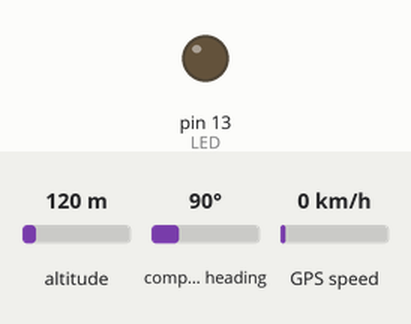
Simulated run of this sketch. Board: Arduino Mega 2560, built with avr-gcc and run on an emulated ATmega2560. Shown: output pins drawn as LEDs (lit = HIGH). The inputs (shaded band) are chosen by the test bench; at power-on: altitude 120 m, compass heading 90°, GPS speed 0 km/h. Storage starts empty; the GPS gets a fix after 3 s at 37.7749, -122.4194 with 8 satellites; what the sketch prints to the serial monitor is not drawn.

Above: at 2.3 s.
2.4 s: altitude set to 20 m
At 3.6 s:
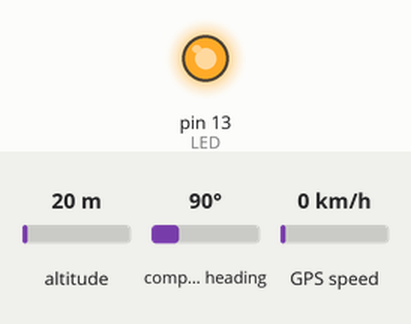
4.7 s: compass heading set to 7°
7.7 s: GPS speed set to 30 km/h
Timing chart, 0 to 10.7 s (numbered marks = the images above; inputs shaded):
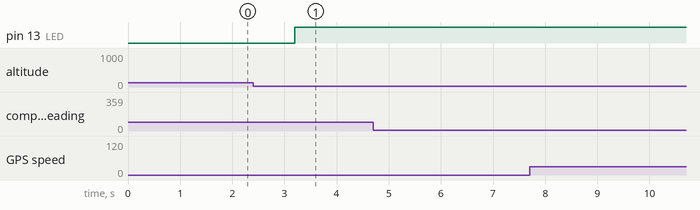

Measured:
- after the input at 4.7 s, every drawn part: stays the same
- after the input at 7.7 s, every drawn part: stays the same

The sketch:

GPS_logger.ino
```cpp
#include <TinyGPS.h>
#include <SD.h>
#include <stdlib.h>

/* This sample code demonstrates the normal use of a TinyGPS object.
   It uses an Arduino Mega with a GPS attached to Serial3 at 4800 buad.
*/

TinyGPS gps;
static char dtostrfbuffer[20];
int CS = 53;
int LED = 13;

//Define String
String SD_date_time = "invalid";
String SD_lat = "invalid";
String SD_lon = "invalid";
String dataString ="";

static void gpsdump(TinyGPS &gps);
static bool feedgps();
static void print_float(float val, float invalid, int len, int prec, int SD_val);
static void print_int(unsigned long val, unsigned long invalid, int len);
static void print_date(TinyGPS &gps);
static void print_str(const char *str, int len);

void setup()
{
  pinMode(CS, OUTPUT);  //Chip Select Pin for the SD Card
  pinMode(LED, OUTPUT);  //LED Indicator

  //Serial interfaces
  Serial.begin(115200);
  Serial3.begin(4800);

  //Connect to the SD Card
  if(!SD.begin(CS))
  {
    Serial.println("Card Failure");
    return;
  }


  Serial.print("Testing TinyGPS library v. "); Serial.println(TinyGPS::library_version());
  Serial.println("by Mikal Hart");
  Serial.println();
  Serial.print("Sizeof(gpsobject) = "); Serial.println(sizeof(TinyGPS));
  Serial.println();
  Serial.println("Sats HDOP Latitude Longitude Fix  Date       Time       Date Alt     Course Speed Card  Distance Course Card  Chars Sentences Checksum");
  Serial.println("          (deg)    (deg)     Age                        Age  (m)     --- from GPS ----  ---- to London  ----  RX    RX        Fail");
  Serial.println("--------------------------------------------------------------------------------------------------------------------------------------");
}

void loop()
{
  bool newdata = false;
  unsigned long start = millis();

  // Every second we print an update
  while (millis() - start < 1000)
  {
    if (feedgps())
      newdata = true;
  }

  gpsdump(gps);

  //Write the newest information to the SD Card
  dataString = SD_date_time + "," + SD_lat + "," + SD_lon;
  if(SD_date_time != "invalid")
    digitalWrite(LED, HIGH);
  else
    digitalWrite(LED, LOW);

  //Open the Data CSV File
  File dataFile = SD.open("LOG.csv", FILE_WRITE);
  if (dataFile)
  {
    dataFile.println(dataString);
    Serial.println(dataString);
    dataFile.close();
  }
  else
  {
    Serial.println("\nCouldn't open the log file!");
  }
}

static void gpsdump(TinyGPS &gps)
{
  float flat, flon;
  unsigned long age, date, time, chars = 0;
  unsigned short sentences = 0, failed = 0;
  static const float LONDON_LAT = 51.508131, LONDON_LON = -0.128002;

  print_int(gps.satellites(), TinyGPS::GPS_INVALID_SATELLITES, 5);
  print_int(gps.hdop(), TinyGPS::GPS_INVALID_HDOP, 5);
  gps.f_get_position(&flat, &flon, &age);
  print_float(flat, TinyGPS::GPS_INVALID_F_ANGLE, 9, 5, 1); //LATITUDE
  print_float(flon, TinyGPS::GPS_INVALID_F_ANGLE, 10, 5, 2); //LONGITUDE
  print_int(age, TinyGPS::GPS_INVALID_AGE, 5);

  print_date(gps); //DATE AND TIME

  print_float(gps.f_altitude(), TinyGPS::GPS_INVALID_F_ALTITUDE, 8, 2, 0);
  print_float(gps.f_course(), TinyGPS::GPS_INVALID_F_ANGLE, 7, 2, 0);
  print_float(gps.f_speed_kmph(), TinyGPS::GPS_INVALID_F_SPEED, 6, 2, 0);
  print_str(gps.f_course() == TinyGPS::GPS_INVALID_F_ANGLE ? "*** " : TinyGPS::cardinal(gps.f_course()), 6);
  print_int(flat == TinyGPS::GPS_INVALID_F_ANGLE ? 0UL : (unsigned long)TinyGPS::distance_between(flat, flon, LONDON_LAT, LONDON_LON) / 1000, 0xFFFFFFFF, 9);
  print_float(flat == TinyGPS::GPS_INVALID_F_ANGLE ? 0.0 : TinyGPS::course_to(flat, flon, 51.508131, -0.128002), TinyGPS::GPS_INVALID_F_ANGLE, 7, 2, 0);
  print_str(flat == TinyGPS::GPS_INVALID_F_ANGLE ? "*** " : TinyGPS::cardinal(TinyGPS::course_to(flat, flon, LONDON_LAT, LONDON_LON)), 6);

  gps.stats(&chars, &sentences, &failed);
  print_int(chars, 0xFFFFFFFF, 6);
  print_int(sentences, 0xFFFFFFFF, 10);
  print_int(failed, 0xFFFFFFFF, 9);
  Serial.println();
}

static void print_int(unsigned long val, unsigned long invalid, int len)
{
  char sz[32];
  if (val == invalid)
    strcpy(sz, "*******");
  else
    sprintf(sz, "%ld", val);
  sz[len] = 0;
  for (int i=strlen(sz); i<len; ++i)
    sz[i] = ' ';
  if (len > 0)
    sz[len-1] = ' ';
  Serial.print(sz);
  feedgps();
}

static void print_float(float val, float invalid, int len, int prec, int SD_val)
{
  char sz[32];
  if (val == invalid)
  {
    strcpy(sz, "*******");
    sz[len] = 0;
        if (len > 0)
          sz[len-1] = ' ';
    for (int i=7; i<len; ++i)
        sz[i] = ' ';
    Serial.print(sz);
    if(SD_val == 1) SD_lat = sz;
    else if(SD_val == 2) SD_lon = sz;
  }
  else
  {
    Serial.print(val, prec);
    if (SD_val == 1) SD_lat = dtostrf(val,10,5,dtostrfbuffer);
    else if (SD_val == 2) SD_lon = dtostrf(val,10,5,dtostrfbuffer);
    int vi = abs((int)val);
    int flen = prec + (val < 0.0 ? 2 : 1);
    flen += vi >= 1000 ? 4 : vi >= 100 ? 3 : vi >= 10 ? 2 : 1;
    for (int i=flen; i<len; ++i)
      Serial.print(" ");
  }
  feedgps();
}

static void print_date(TinyGPS &gps)
{
  int year;
  byte month, day, hour, minute, second, hundredths;
  unsigned long age;
  gps.crack_datetime(&year, &month, &day, &hour, &minute, &second, &hundredths, &age);
  if (age == TinyGPS::GPS_INVALID_AGE)
  {
    Serial.print("*******    *******    ");
    SD_date_time = "invalid";
  }
  else
  {
    char sz[32];
    sprintf(sz, "%02d/%02d/%02d %02d:%02d:%02d   ",
        month, day, year, hour, minute, second);
    Serial.print(sz);
    SD_date_time = sz;
  }
  print_int(age, TinyGPS::GPS_INVALID_AGE, 5);
  feedgps();
}

static void print_str(const char *str, int len)
{
  int slen = strlen(str);
  for (int i=0; i<len; ++i)
    Serial.print(i<slen ? str[i] : ' ');
  feedgps();
}

static bool feedgps()
{
  while (Serial3.available())
  {
    if (gps.encode(Serial3.read()))
      return true;
  }
  return false;
}
```
